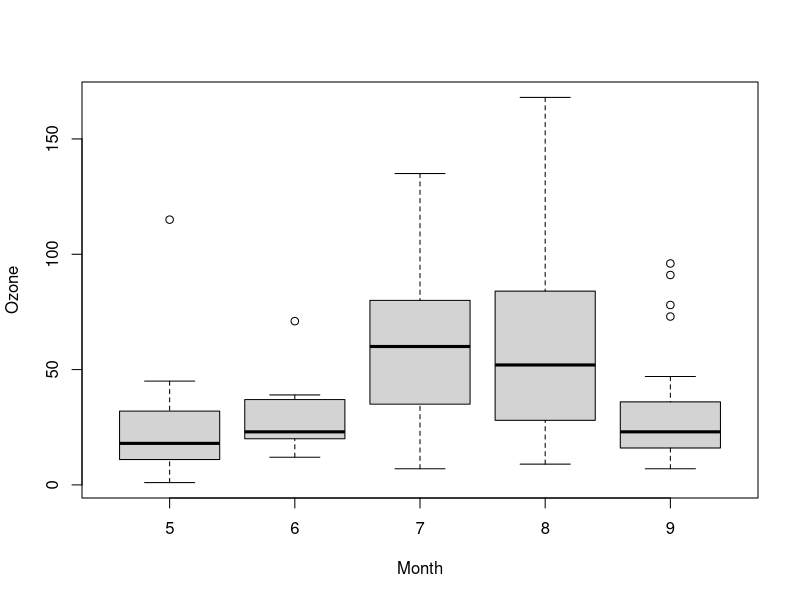
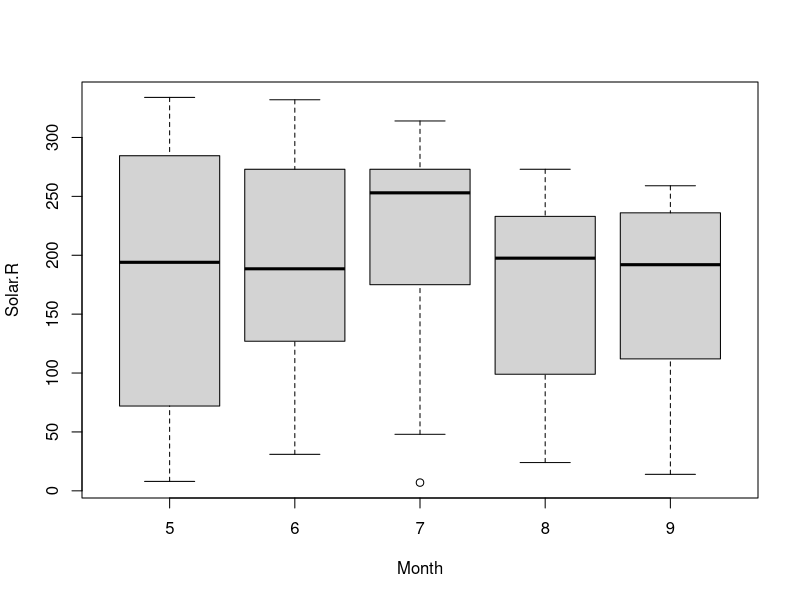
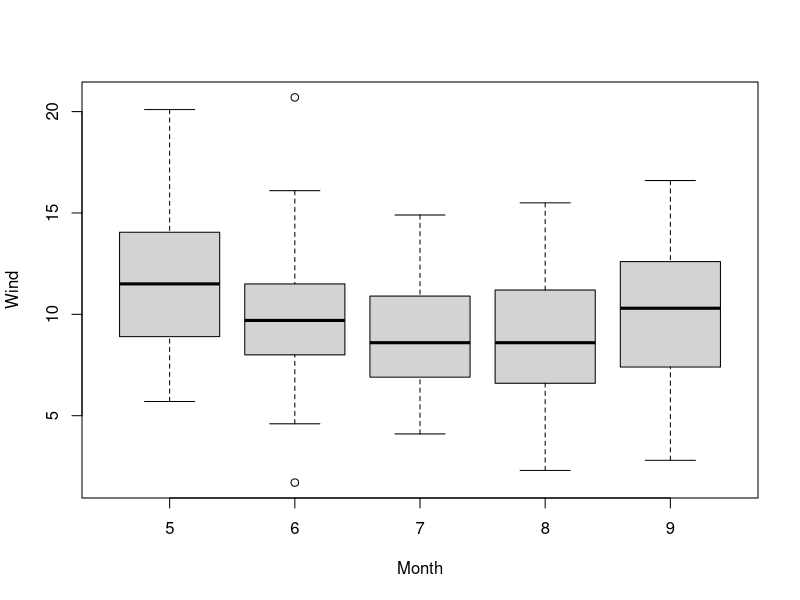
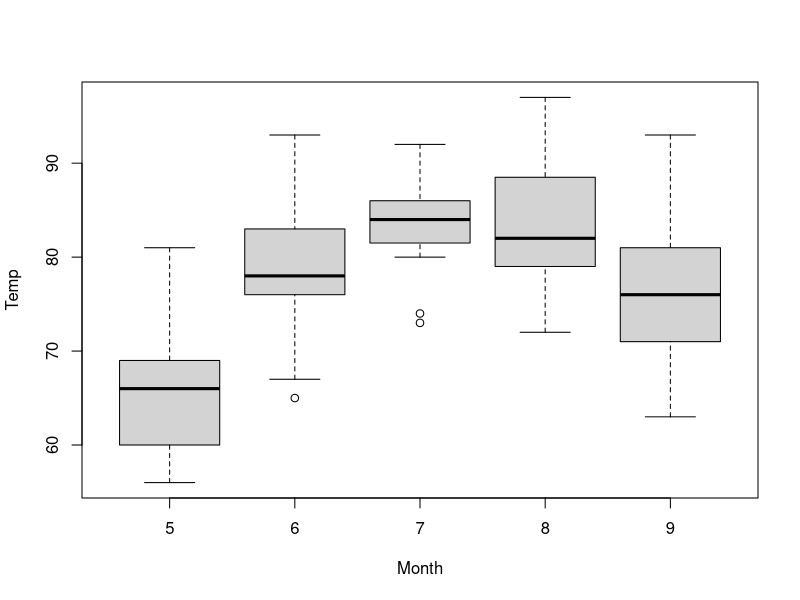
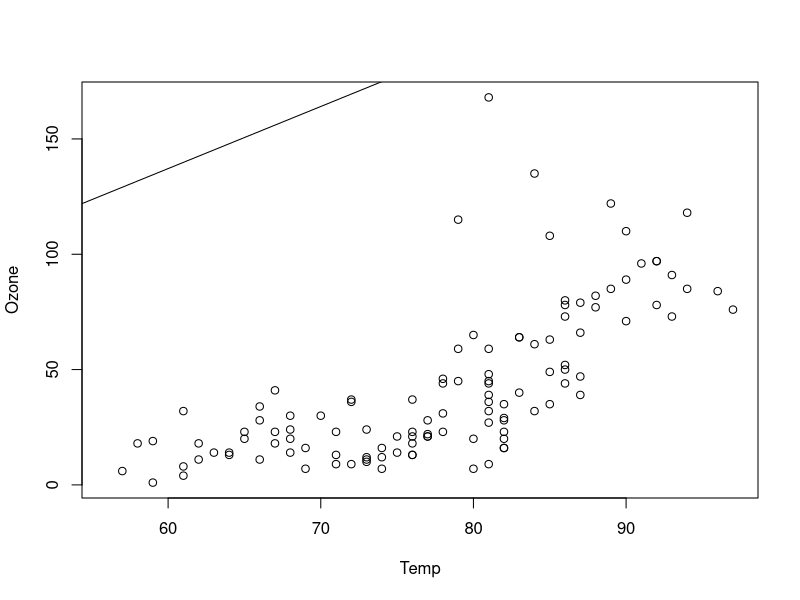
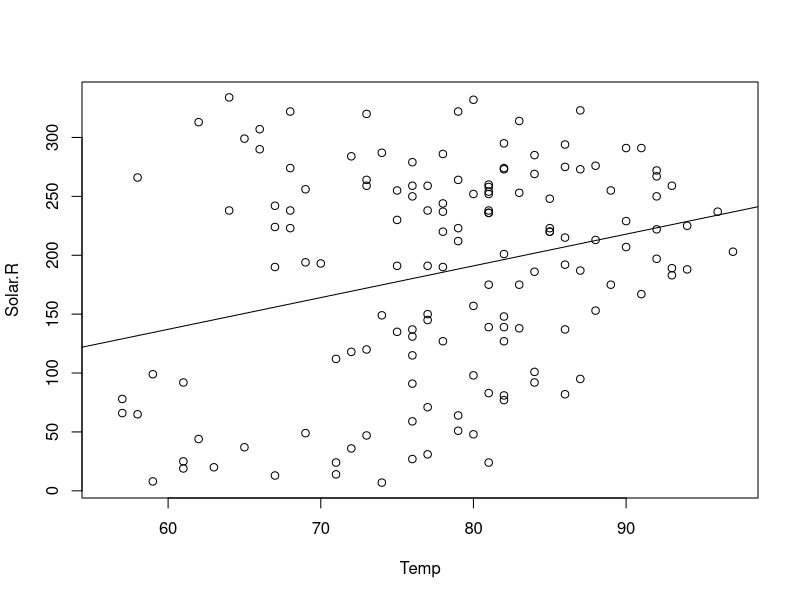

Write the R code that produced these figures, in order.
head(airquality)
attach(airquality)
#Part (a)
boxplot(Ozone ~ Month, na.rm = TRUE)
boxplot(Solar.R ~ Month, na.rm = TRUE)
boxplot(Wind ~ Month, na.rm = TRUE)
boxplot(Temp ~ Month, na.rm = TRUE)
#Part (b)
plot(Temp, Ozone, na.rm = TRUE) # the points look to be arranged in a certain pattern, so I'd say there is some correlation, but maybe not linear
modelTO <- lm(Solar.R ~ Temp, na.rm = TRUE)
abline(modelTO$coefficients[1], modelTO$coefficients[2])
plot(Temp, Solar.R, na.rm = TRUE) # the points look randomly scattered around, so I'd say there is no clear correlation
modelTS <- lm(Solar.R ~ Temp, na.rm = TRUE)
abline(modelTS$coefficients[1], modelTS$coefficients[2])
#Part (c)
averageOzone <- mean(Ozone, na.rm = TRUE); averageOzone
averageSolar.R <- mean(Solar.R, na.rm = TRUE); averageSolar.R
averageWind <- mean(Wind, na.rm = TRUE); averageWind
averageTemp <- mean(Temp, na.rm = TRUE); averageTemp
smoggy <- (Ozone>averageOzone); smoggy
sunny <- (Solar.R>averageSolar.R); sunny
windy <- (Wind>averageWind); smoggy; windy
hot <- (Temp>averageTemp); smoggy; hot
allJudgement <- (smoggy&sunny&windy&hot); allJudgement
allTrue <- subset(airquality, allJudgement, select=c("Month", "Day")); allTrue # prints months and days when all four are true
#Part (d) # since p values measure how likely there is no association between variables
chisq.test(Wind, Month, correct = FALSE) # a fairly high p-value in this pair shows that Wind and Month do not have significant association (Wind and Month appear to be independent)
chisq.test(Temp, Month, correct = FALSE) # a low p-value in this case well below 0.01 shows that Temp and Month are highly likely to have some association (Temp and Month appear to be not independent)